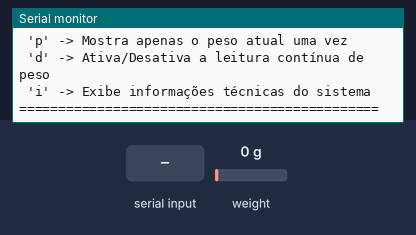
The sketch below on a simulated ESP32. Shown: the last lines printed to the serial monitor. The inputs (shaded band) are chosen by the test bench; at power-on: weight on the scale 0 g. EEPROM starts erased.

Above: at 3.6 s.
3.7 s: "i" received over Serial
At 4.9 s:
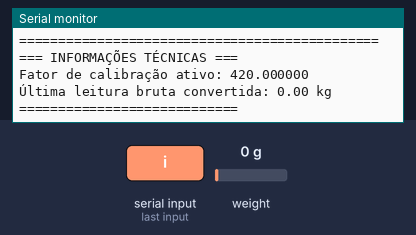
5.2 s: "r" received over Serial
At 6.2 s:
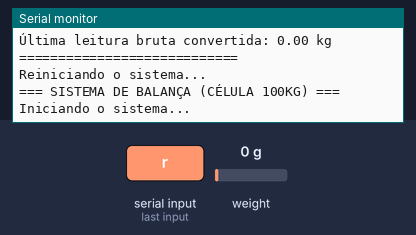
6.7 s: "t90\n" received over Serial
At 8.9 s:
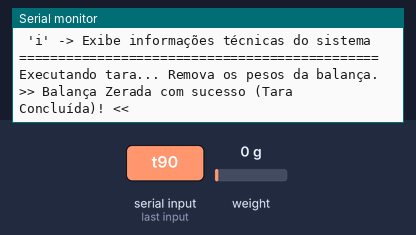
9.2 s: "c90\n" received over Serial
At 10.2 s:
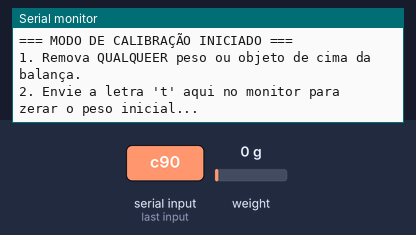
10.7 s: "t,45\n" received over Serial
At 11.9 s:
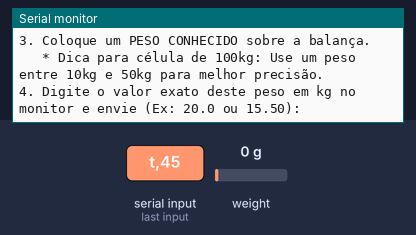
12.2 s: "90,45\n" received over Serial
At 13.7 s:
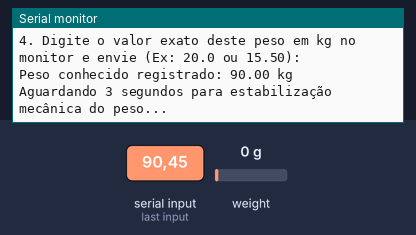

Measured:
- after the input at 3.7 s, the serial monitor: prints a new line at once (image 1)
- after the input at 5.2 s, the serial monitor: prints a new line at once (image 2)
- after the input at 6.7 s, the serial monitor: prints a new line after 0.99 s (image 3)
- after the input at 9.2 s, the serial monitor: prints a new line at once (image 4)
- after the input at 10.7 s, the serial monitor: prints a new line at once (image 5)
- after the input at 12.2 s, the serial monitor: prints a new line after 1.0 s (image 6)

The sketch:

celula-carga_novo.ino
```cpp
//Conexão da Célula de Carga ao Módulo HX711
//Fio Vermelho: Conecte no pino E+ (Excitação Positiva / Alimentação do Sensor)
//Fio Preto: Conecte no pino E- (Excitação Negativa / GND do Sensor)
//Fio Verde: Conecte no pino A+ (Sinal Positivo / Leitura de Dados)
//Fio Branco: Conecte no pino A- (Sinal Negativo / Leitura de Dados)

// =========================================================================================
// PINAGEM DO HX711 COM O ESP32 (30 PINOS)
// =========================================================================================
// Conecte o pino VCC do HX711 -> pino 3V3 do ESP32 (seguro para o nível lógico de 3.3V)
// Conecte o pino GND do HX711 -> pino GND do ESP32


#include <HX711_ADC.h> // Inclui a biblioteca do HX711 otimizada para células de carga
#include <EEPROM.h>    // Inclui a biblioteca para salvar dados na memória permanente do Arduino

// =========================================================================================
// CONFIGURAÇÕES DE PINOS E VARIÁVEIS
// =========================================================================================
// Pinos do HX711 adaptados para o ESP32
const int HX711_dout = 4; // GPIO 4 (Pino D4 no ESP32)
const int HX711_sck = 5;  // GPIO 5 (Pino D5 no ESP32)

// Cria o objeto da célula de carga passando os pinos configurados
HX711_ADC LoadCell(HX711_dout, HX711_sck);

const int calVal_eepromAdress = 0; // Endereço da memória EEPROM onde o fator será salvo
float calibrationValue = 1.0;      // Variável que armazenará o fator de calibração
unsigned long tempoAnterior = 0;   // Controla o intervalo de tempo para exibição contínua
bool leituraContinuaAtiva = false; // Status do modo de leitura contínua (ligado/desligado)

void setup() {
  Serial.begin(57600); // Inicializa a comunicação Serial. Configure seu monitor para 57600 Baud!
  delay(10);

  Serial.println();
  Serial.println("=== SISTEMA DE BALANÇA (CÉLULA 100KG) ===");
  Serial.println("Iniciando o sistema...");

  LoadCell.begin(); // Inicializa o hardware do HX711

  // Define o tempo que a balança leva para estabilizar e zerar ao ligar (2000 milissegundos = 2 segundos)
  unsigned long tempoEstabilizacao = 2000;
  boolean realizarTaraInicial = true;

  // Inicializa a célula. Ela vai ler o peso atual da plataforma e definir como ZERO (tara inicial)
  LoadCell.start(tempoEstabilizacao, realizarTaraInicial);

  // Verifica se houve falha de comunicação física com o módulo HX711
  if (LoadCell.getTareTimeoutFlag() || LoadCell.getSignalTimeoutFlag()) {
    Serial.println("ERRO CRÍTICO: Módulo HX711 não detectado.");
    Serial.println("Por favor, verifique se os pinos DT(4) e SCK(5) estão bem conectados.");
    while (1); // Trava o código aqui para proteção
  } else {
    // Tenta ler o fator de calibração salvo anteriormente na memória EEPROM
    EEPROM.get(calVal_eepromAdress, calibrationValue);

    // Se a memória estiver vazia ou com valores inválidos, aplica um valor padrão temporário
    if (isnan(calibrationValue) || calibrationValue == 0.0 || calibrationValue == 1.0) {
      calibrationValue = 420.0; // Valor padrão inicial. Será substituído quando você calibrar.
      Serial.println("Nenhuma calibração anterior encontrada. Usando valor padrão provisório.");
    } else {
      Serial.print("Calibração carregada com sucesso da EEPROM: ");
      Serial.println(calibrationValue);
    }

    // Aplica o fator de calibração na biblioteca
    LoadCell.setCalFactor(calibrationValue);
    Serial.println("Inicialização do hardware concluída.");
  }

  // Aguarda até que a célula faça a primeira leitura válida
  while (!LoadCell.update()) {
    delay(1);
  }

  // Exibe o menu de comandos no Monitor Serial
  Serial.println();
  Serial.println("=== SISTEMA PRONTO E ZERADO ===");
  Serial.println("Digite os comandos abaixo no Monitor Serial:");
  Serial.println(" 't' -> Executa a Tara (Zera a balança)");
  Serial.println(" 'c' -> Inicia o Modo de Calibração");
  Serial.println(" 's' -> Salva a calibração atual na EEPROM");
  Serial.println(" 'p' -> Mostra apenas o peso atual uma vez");
  Serial.println(" 'd' -> Ativa/Desativa a leitura contínua de peso");
  Serial.println(" 'i' -> Exibe informações técnicas do sistema");
  Serial.println("==============================================");
}

void loop() {
  static boolean novosDadosDisponiveis = false;
  const int intervaloLeituraContínua = 500; // Tempo em milissegundos (0.5s) entre cada atualização de peso na tela

  // O método update() deve ser chamado constantemente. Ele retorna 'true' se houver nova leitura pronta
  if (LoadCell.update()) {
    novosDadosDisponiveis = true;
  }

  // Verifica se o usuário enviou algum comando de texto pelo Monitor Serial
  if (Serial.available() > 0) {
    char caractereRecebido = Serial.read(); // Lê o caractere enviado

    switch(caractereRecebido) {
      case 't': // Comando para Tarar (Zerar)
        Serial.println("Executando tara... Remova os pesos da balança.");
        LoadCell.tareNoDelay(); // Zera a balança em segundo plano (sem travar o código)
        break;

      case 'c': // Comando para Calibrar
        modoCalibracao();
        break;

      case 's': // Comando para Gravar na EEPROM
        EEPROM.put(calVal_eepromAdress, calibrationValue);
        Serial.print("Sucesso! Valor de calibração (");
        Serial.print(calibrationValue);
        Serial.println(") gravado na memória permanente.");
        break;

      case 'p': // Comando para Leitura Única
        Serial.print("Peso medido atual: ");
        Serial.print(LoadCell.getData(), 2); // Exibe o peso com 2 casas decimais (kg)
        Serial.println(" kg");
        break;

      case 'd': // Comando para alternar Modo Contínuo
        leituraContinuaAtiva = !leituraContinuaAtiva;
        Serial.println(leituraContinuaAtiva ? "Modo leitura contínua: ATIVADO" : "Modo leitura contínua: DESATIVADO");
        break;

      case 'i': // Comando de Informações do Sistema
        exibirInfoSistema();
        break;

      case 'r': // Comando oculto para reiniciar o Arduino por software
        Serial.println("Reiniciando o sistema...");
        setup();
        break;
    }
  }

  // Se o modo contínuo estiver ativo e houver uma nova leitura do sensor disponível
  if (leituraContinuaAtiva && novosDadosDisponiveis) {
    // Controla o tempo para não inundar o Monitor Serial com dados rápidos demais
    if (millis() > tempoAnterior + intervaloLeituraContínua) {
      float pesoAtual = LoadCell.getData(); // Captura o peso processado

      Serial.print("Peso: ");
      Serial.print(pesoAtual, 2); // Exibe com 2 casas decimais (Ex: 10.55 kg)
      Serial.println(" kg");

      novosDadosDisponiveis = false; // Reseta a flag de novos dados
      tempoAnterior = millis();      // Atualiza o marcador de tempo
    }
  }

  // Monitora se o processo de tara em segundo plano foi finalizado
  if (LoadCell.getTareStatus() == true) {
    Serial.println(">> Balança Zerada com sucesso (Tara Concluída)! <<");
  }
}

// =========================================================================================
// FUNÇÃO DO MODO DE CALIBRAÇÃO ASSISTIDA
// =========================================================================================
void modoCalibracao() {
  Serial.println();
  Serial.println("=== MODO DE CALIBRAÇÃO INICIADO ===");
  Serial.println("1. Remova QUALQUEER peso ou objeto de cima da balança.");
  Serial.println("2. Envie a letra 't' aqui no monitor para zerar o peso inicial...");

  boolean passoConcluido = false;
  unsigned long timeout = millis();

  // Loop com tempo limite de 30 segundos para realizar a tara de calibração
  while (!passoConcluido && (millis() - timeout < 30000)) {
    LoadCell.update();
    if (Serial.available() > 0) {
      char caractere = Serial.read();
      if (caractere == 't') {
        LoadCell.tareNoDelay();
        Serial.println("Processando tara de calibração...");
      }
    }
    if (LoadCell.getTareStatus() == true) {
      Serial.println("Peso base zerado com sucesso!");
      passoConcluido = true;
    }
    delay(10);
  }

  if (!passoConcluido) {
    Serial.println("Tempo esgotado! Modo calibração cancelado.");
    return;
  }

  // Próximo passo da calibração
  Serial.println();
  Serial.println("3. Coloque um PESO CONHECIDO sobre a balança.");
  Serial.println("   * Dica para célula de 100kg: Use um peso entre 10kg e 50kg para melhor precisão.");
  Serial.println("4. Digite o valor exato deste peso em kg no monitor e envie (Ex: 20.0 ou 15.50):");

  float massaConhecida = 0;
  passoConcluido = false;
  timeout = millis();

  // Limpa quaisquer caracteres perdidos no buffer da serial antes de ler o valor
  while(Serial.available()) Serial.read();

  // Loop com tempo limite de 60 segundos para receber o valor do peso digitado pelo usuário
  while (!passoConcluido && (millis() - timeout < 60000)) {
    LoadCell.update();

    if (Serial.available() > 0) {
      String textoDigitado = Serial.readString();
      textoDigitado.trim(); // Remove espaços em branco ou quebras de linha nas pontas

      massaConhecida = textoDigitado.toFloat(); // Converte o texto digitado para número decimal
      if (massaConhecida > 0) {
        Serial.print("Peso conhecido registrado: ");
        Serial.print(massaConhecida, 2);
        Serial.println(" kg");
        passoConcluido = true;
      }
    }
    delay(10);
  }

  if (!passoConcluido) {
    Serial.println("Tempo esgotado! Nenhum peso válido foi digitado.");
    return;
  }

  Serial.println("Aguardando 3 segundos para estabilização mecânica do peso...");
  delay(3000); // Aguarda o balanço físico do peso sobre a balança parar

  // Executa os cálculos matemáticos para gerar o novo fator com base no peso real sobre a célula
  LoadCell.refreshDataSet();
  calibrationValue = LoadCell.getNewCalibration(massaConhecida);

  if (calibrationValue != 0) {
    LoadCell.setCalFactor(calibrationValue); // Aplica o novo fator imediatamente

    Serial.println();
    Serial.println("=== CALIBRAÇÃO REALIZADA COM SUCESSO! ===");
    Serial.print("Novo fator gerado: ");
    Serial.println(calibrationValue, 6);
    Serial.println("IMPORTANTE: Envie o comando 's' agora para salvar este ajuste na EEPROM!");
  } else {
    Serial.println("ERRO: Não foi possível calcular o fator. Verifique a fiação.");
  }
  Serial.println("==============================================");
}

// =========================================================================================
// FUNÇÃO PARA EXIBIR STATUS DO SISTEMA
// =========================================================================================
void exibirInfoSistema() {
  Serial.println();
  Serial.println("=== INFORMAÇÕES TÉCNICAS ===");
  Serial.print("Fator de calibração ativo: ");
  Serial.println(calibrationValue, 6);

  LoadCell.update();
  Serial.print("Última leitura bruta convertida: ");
  Serial.print(LoadCell.getData(), 2);
  Serial.println(" kg");
  Serial.println("============================");
}
```
